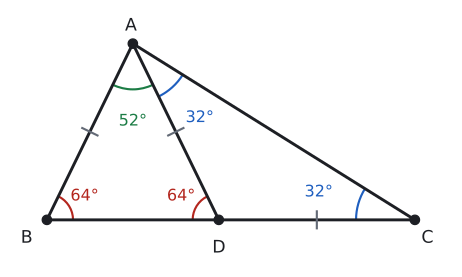

Here is the Python script that generated this plot:
import sys; sys.path.insert(0, "tools")
from cizim import *

def centik(ax, P, Q, n=1, renk=SOLUK, L=0.13, ara=0.09):
    """[PQ] kenarının ortasına n çentik (eş kenar işareti)."""
    P, Q = np.asarray(P, float), np.asarray(Q, float)
    u = (Q - P) / np.linalg.norm(Q - P); v = np.array([-u[1], u[0]]); M = (P + Q) / 2
    for k in range(n):
        c = M + (k - (n - 1) / 2) * ara * u
        ax.plot(*zip(c - L * v, c + L * v), color=renk, lw=1.6)

def olc(K, P, Q):
    a, b = np.asarray(P) - K, np.asarray(Q) - K
    return round(float(np.degrees(np.arccos(np.dot(a, b) / np.linalg.norm(a) / np.linalg.norm(b)))), 3)

def dik(ax, K, P, Q, k=0.25, renk=YAZI):
    a = (np.asarray(P) - K) / np.linalg.norm(np.asarray(P) - K); b = (np.asarray(Q) - K) / np.linalg.norm(np.asarray(Q) - K)
    ax.plot(*zip(K + k * a, K + k * (a + b), K + k * b), color=renk, lw=1.3)

# D ∈ [BC], |AB| = |AD| = |DC|, m(C) = 32. m(DAC)=32, m(ADB)=64, m(ABD)=64, m(BAD)=52, m(BAC)=84.
s = 3.0
D = np.array([0.0, 0.0]); C = np.array([s, 0.0])
A = s * np.array([np.cos(np.radians(116)), np.sin(np.radians(116))]); B = np.array([2 * A[0], 0.0])
print("AB", np.linalg.norm(A - B), "AD", np.linalg.norm(A - D), "DC", s)
print("C", olc(C, A, D), "DAC", olc(A, D, C), "ADB", olc(D, A, B), "ABD", olc(B, A, D), "BAD", olc(A, B, D), "BAC", olc(A, B, C))
fig, ax = sekil(6, 3.6)
ax.set_aspect("equal"); ax.axis("off")
ax.plot(*zip(B, C, A, B), color=YAZI)
ax.plot(*zip(A, D), color=YAZI)
centik(ax, A, B); centik(ax, A, D); centik(ax, D, C)
nokta(ax, *A, "A", dx=-0.12, dy=0.2); nokta(ax, *B, "B", dx=-0.4, dy=-0.35); nokta(ax, *C, "C", dx=0.1, dy=-0.35)
nokta(ax, *D, "D", dx=-0.1, dy=-0.5)
aci(ax, C, A, D, r=0.9, ad="32°", renk=MAVI)
aci(ax, A, D, C, r=0.9, ad="32°", renk=MAVI)
aci(ax, D, A, B, r=0.4, ad="64°", renk=KIRMIZI)
aci(ax, B, D, A, r=0.4, ad="64°", renk=KIRMIZI)
aci(ax, A, B, D, r=0.7, ad="52°", renk=YESIL)
ax.set_xlim(B[0] - 0.6, s + 0.6); ax.set_ylim(-0.75, A[1] + 0.55)
kaydet(fig, __file__)
